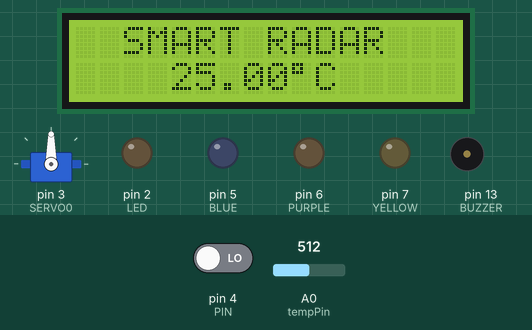
Simulated run of this sketch. Board: Arduino Uno, built with avr-gcc and run on an emulated ATmega328P. Shown: servo, 16×2 character LCD, output pins drawn as LEDs (lit = HIGH), buzzer (waves = sounding, pin HIGH). The inputs (shaded band) are chosen by the test bench; at power-on: A0 (tempPin) = 512, pin 4 (PIN) LOW.

Above: at 6.1 s.
6.2 s: A0 (tempPin) set to 670
At 6.6 s:
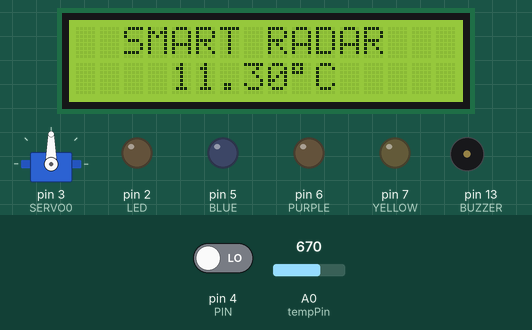
7.7 s: A0 (tempPin) set to 696
At 8.9 s:
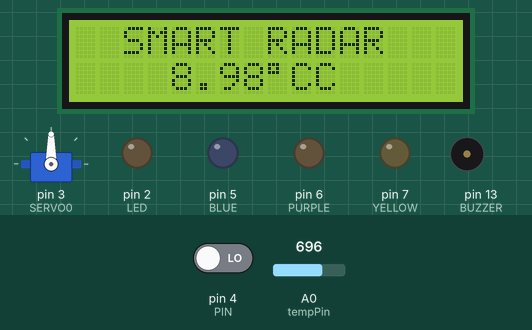
9.2 s: pin 4 (PIN) driven HIGH
At 9.8 s:
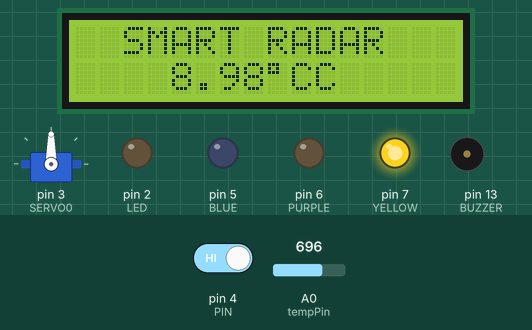
10.8 s: A0 (tempPin) set to 511
At 12.0 s:
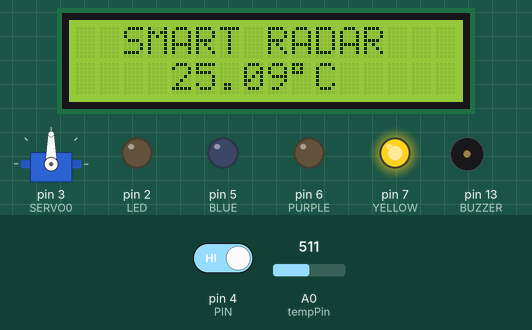
Timing chart, 0 to 13.3 s (numbered marks = the images above; inputs shaded):
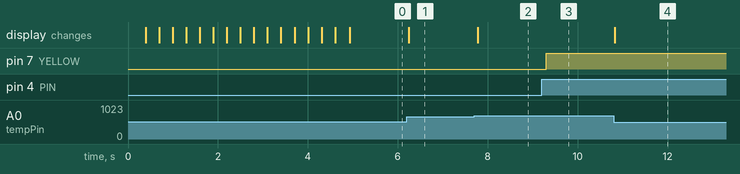

The sketch:

set.ino
```cpp
#include <IRremote.h>
#include <Servo.h>
#include <LiquidCrystal_I2C.h>
#define REC 12
#define BUZZER 13
#define SERVO0 3
#define LED 2
#define MORE 64
#define LESS 25
#define BEFORE 7
#define AFTER 9
#define RUN 21
#define PIN 4
#define BLUE 5
#define PURPLE 6
#define YELLOW 7
LiquidCrystal_I2C lcd(0x27, 16, 2);
Servo myservo0;
int pos=90;
int speed=1000;
int tempPin=0;
float tempVal;

void setup() {
  IrReceiver.begin(REC);
  pinMode(BUZZER, OUTPUT);
  pinMode(LED, OUTPUT);
  myservo0.attach(SERVO0);
if (!i2CAddrTest(0x27)) {
 lcd = LiquidCrystal_I2C(0x3F, 16, 2);
}
 lcd.init();
 lcd.backlight();
 startingAnimation();
 pinMode(PIN, INPUT);
 pinMode(BLUE, OUTPUT);
 pinMode(PURPLE, OUTPUT);
 pinMode(YELLOW, OUTPUT);
}

void loop() {
if (IrReceiver.decode()) {
  digitalWrite(LED, HIGH);
  digitalWrite(BUZZER, HIGH);
  delay(75);
  digitalWrite(BUZZER, LOW);
  digitalWrite(LED, LOW);
  IrReceiver.resume();
  int command=IrReceiver.decodedIRData.command;
  switch (command) {
  case MORE: {
  speed=2000;
  break; }
  case LESS: {
  speed=1000;
  break; }
  case BEFORE: {
  pos=myservo0.read();
  if (pos>=5) {
  myservo0.writeMicroseconds(speed);
  pos=pos-5;
  myservo0.write(pos); }
  break; }
  case AFTER: {
  pos=myservo0.read();
  if (pos<=175) {
  myservo0.writeMicroseconds(speed);
  pos=pos+5;
  myservo0.write(pos); }
  break;
  }
  case RUN: {
  digitalWrite(LED, HIGH);
  digitalWrite(BUZZER, HIGH);
  delay(300);
  digitalWrite(BUZZER, LOW);
  digitalWrite(LED, LOW);
  break; }
  default: {} }
}
tempVal=getTemp();
lcdDisplay();
digitalWrite(YELLOW, digitalRead(PIN));
delay(200);
}

void startingAnimation() {
 for (int i = 0; i < 16; i++) {
 lcd.scrollDisplayRight(); }
 lcd.print("JUST A MOMENT");
 for (int i = 0; i < 16; i++) {
 lcd.scrollDisplayLeft();
 delay(300); }
 lcd.clear();
}
bool i2CAddrTest(uint8_t addr) {
 Wire.begin();
 Wire.beginTransmission(addr);
 if (Wire.endTransmission() == 0) {
 return true; }
 return false;
}
void lcdDisplay() {
 lcd.setCursor(2, 0);
 lcd.print("SMART RADAR");
 lcd.setCursor(4, 1);
 lcd.print(tempVal);
 lcd.print((char)223);
 lcd.print("C");
}
float getTemp() {
 int adcVal = analogRead(tempPin);
 float v = adcVal * 5.0 / 1024;
 float Rt = 10 * v / (5 - v);
 float tempK = 1 / (log(Rt / 10) / 3950 + 1 / (273.15 + 25));
 return tempK - 273.15;
}
```

Measured:
- the behaviour switches between 684 and 685 on A0 (tempPin) (found by bisection; images 1 and 2)
- after the input at 6.2 s, the display: changes at once (image 1)
- after the input at 7.7 s, the display: changes after 0.07 s (image 2)
- after the input at 9.2 s, pin 7 (YELLOW): LOW → HIGH after 0.10 s
- after the input at 10.8 s, the display: changes at once (image 4)
